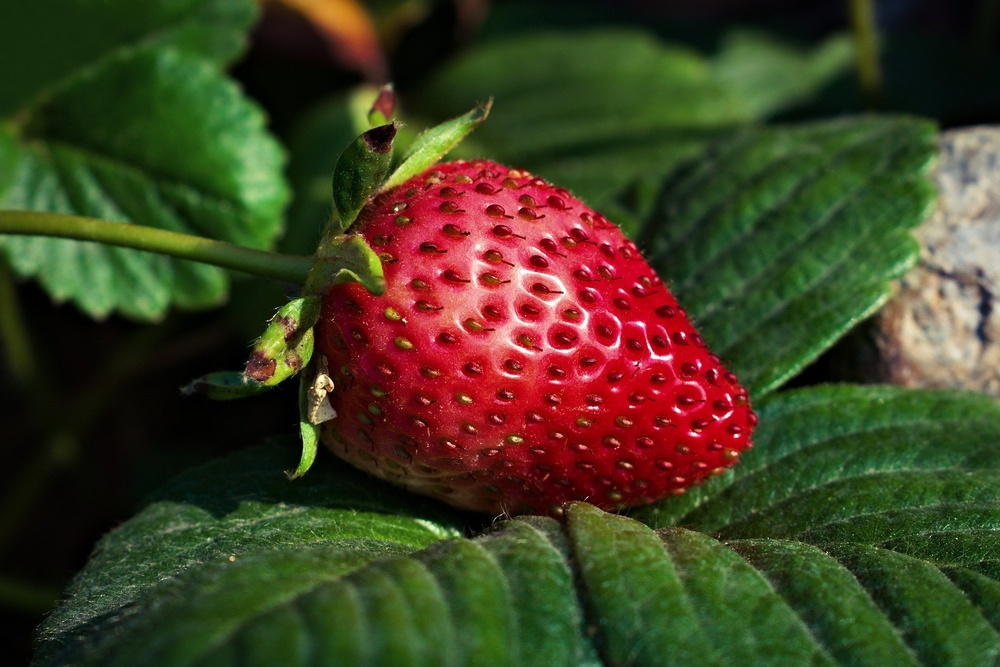
#> input picture python/image-manipulation/images/strawberry.jpg, 1000 x 667 px, shrunk from 1920 x 1281 before the run
$ python color_transform.py
#> lines starting #> are read from the running program, lines starting #| are printed output that depends on the picture
from PIL import Image

with Image.open('images/strawberry.jpg') as image:
#> image is the input picture: PIL image 1000x667 RGB; mean R, G, B 64.3, 62.2, 33.8
    image.load()

cmyk_img = image.convert('CMYK')
gray_img = image.convert('L')   # Grayscale

print(image.getbands())
#| ('R', 'G', 'B')
print(cmyk_img.getbands())
#| ('C', 'M', 'Y', 'K')
print(gray_img.getbands())
#| ('L',)

cmyk_img.show()
gray_img.show()

r, g, b = image.split()
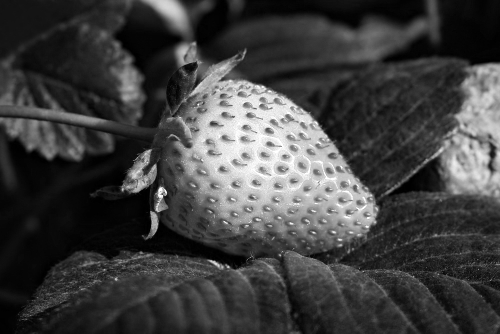
#> r: PIL image 1000x667 L (shown at 1/2 size); min 0, max 255, mean 64.3
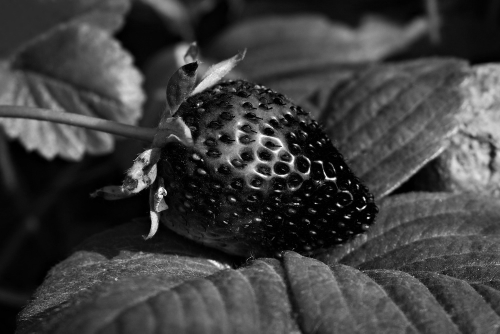
#> g: PIL image 1000x667 L (shown at 1/2 size); min 0, max 255, mean 62.2
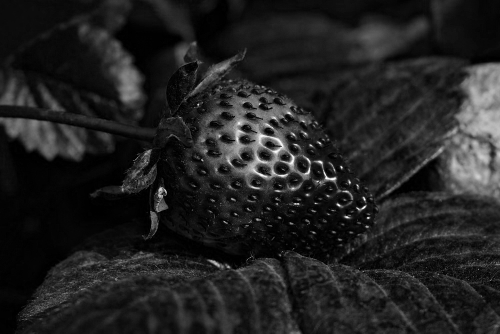
#> b: PIL image 1000x667 L (shown at 1/2 size); min 0, max 255, mean 33.8
zero_band = r.point(lambda _: 0)
#> zero_band: PIL image 1000x667 L; every value is 0
red_band = Image.merge("RGB", (r, zero_band, zero_band))
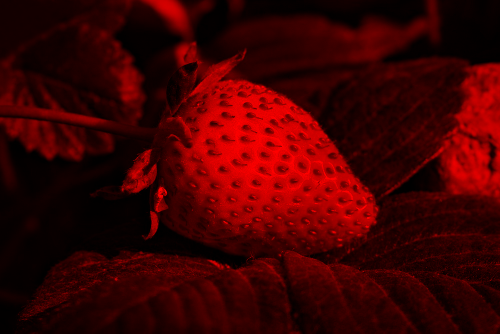
#> red_band: PIL image 1000x667 RGB (shown at 1/2 size); mean R, G, B 64.3, 0, 0
green_band = Image.merge("RGB", (zero_band, g, zero_band))
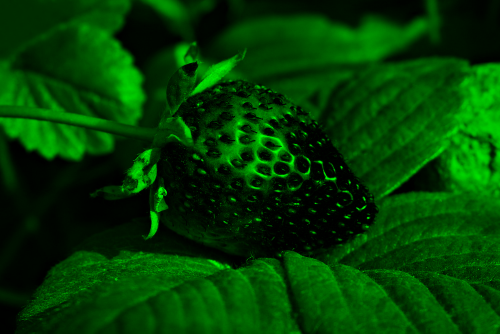
#> green_band: PIL image 1000x667 RGB (shown at 1/2 size); mean R, G, B 0, 62.2, 0
blue_band = Image.merge("RGB", (zero_band, zero_band, b))
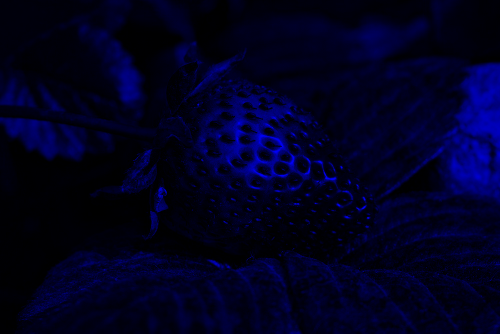
#> blue_band: PIL image 1000x667 RGB (shown at 1/2 size); mean R, G, B 0, 0, 33.8
# red_band.show()
# green_band.show()
# blue_band.show()

def tile(*images, vertical=False):
#> called with vertical = False
    width, height = images[0].width, images[0].height
    tiled_size = ((width, height * len(images)) if vertical else (width * len(images), height))
    tiled_img = Image.new(images[0].mode, tiled_size)
#> tiled_img: PIL image 3000x667 RGB; every value is 0
    row, col = 0, 0
    for img in images:
        tiled_img.paste(img, (row, col))
        if vertical:
            col += height
        else:
            row += width
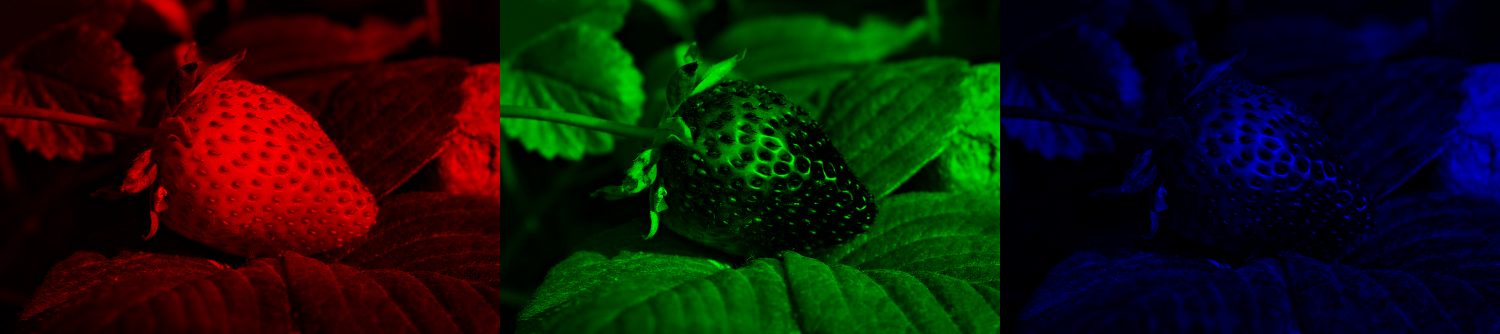
#> tiled_img: PIL image 3000x667 RGB (shown at 1/2 size); mean R, G, B 21.4, 20.7, 11.3
#> after the loop, col = 0; row = 3000

    return tiled_img

band_img = tile(red_band, green_band, blue_band)
band_img.show()

$ run again, with python/image-manipulation/images/buildings.jpg copied over python/image-manipulation/images/strawberry.jpg
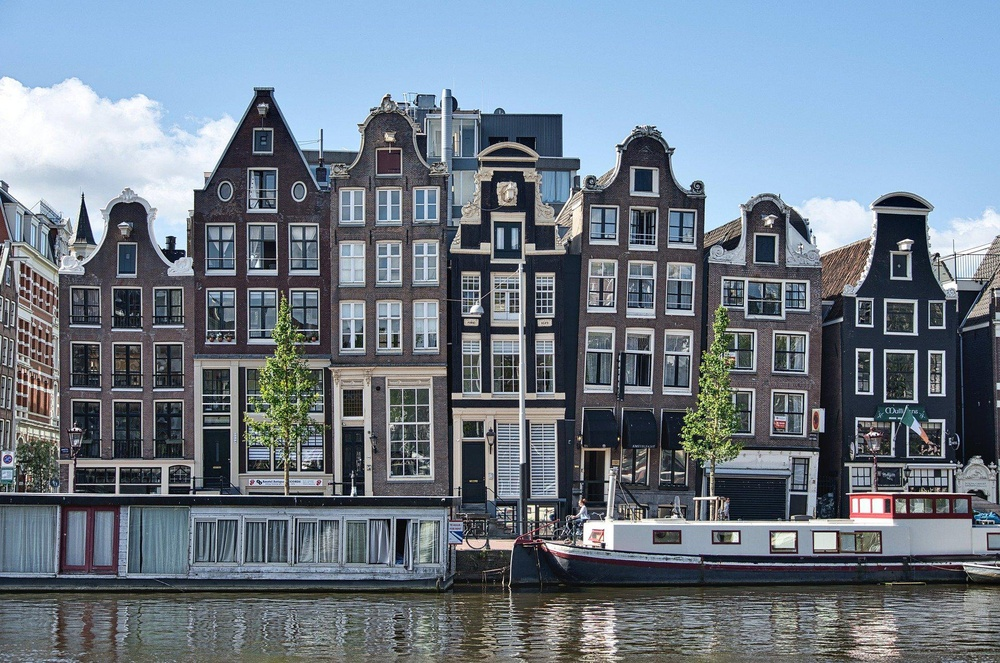
#> input picture python/image-manipulation/images/buildings.jpg, 1000 x 663 px, shrunk from 1920 x 1273 before the run
#> image is the input picture: PIL image 1000x663 RGB; mean R, G, B 111.8, 123.9, 136.8
#| ('R', 'G', 'B')
#| ('C', 'M', 'Y', 'K')
#| ('L',)
#> zero_band: PIL image 1000x663 L; every value is 0
#> `blue_band = Image.merge("RGB", (zero_band, zero_band, b))`:
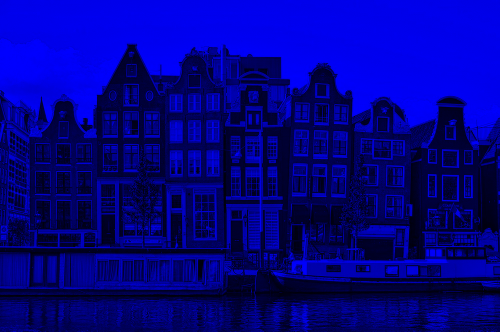
#> blue_band: PIL image 1000x663 RGB (shown at 1/2 size); mean R, G, B 0, 0, 136.8
#> after the loop in tile, `for img in images:`:
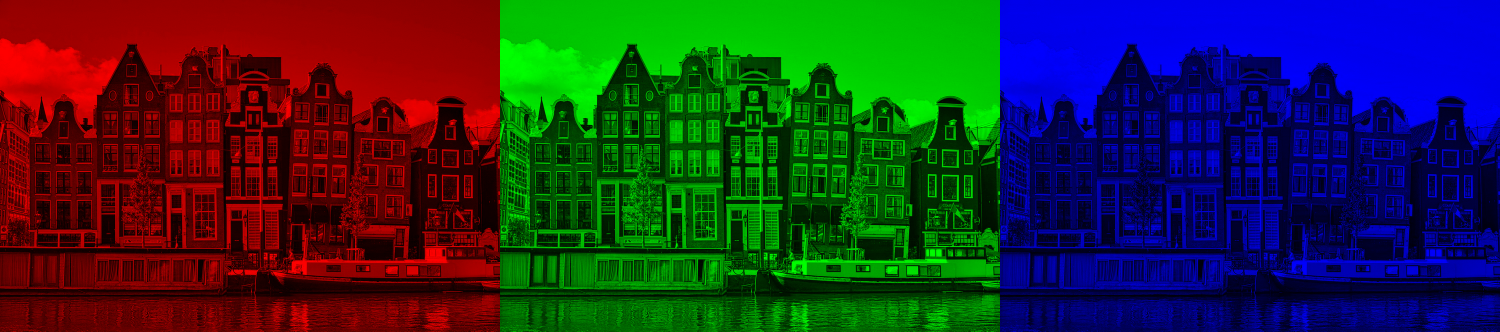
#> tiled_img: PIL image 3000x663 RGB (shown at 1/2 size); mean R, G, B 37.3, 41.3, 45.6
#> after the loop in tile, `for img in images:`: col = 0; row = 3000

$ run again, with python/image-manipulation/images/cat.jpg copied over python/image-manipulation/images/strawberry.jpg
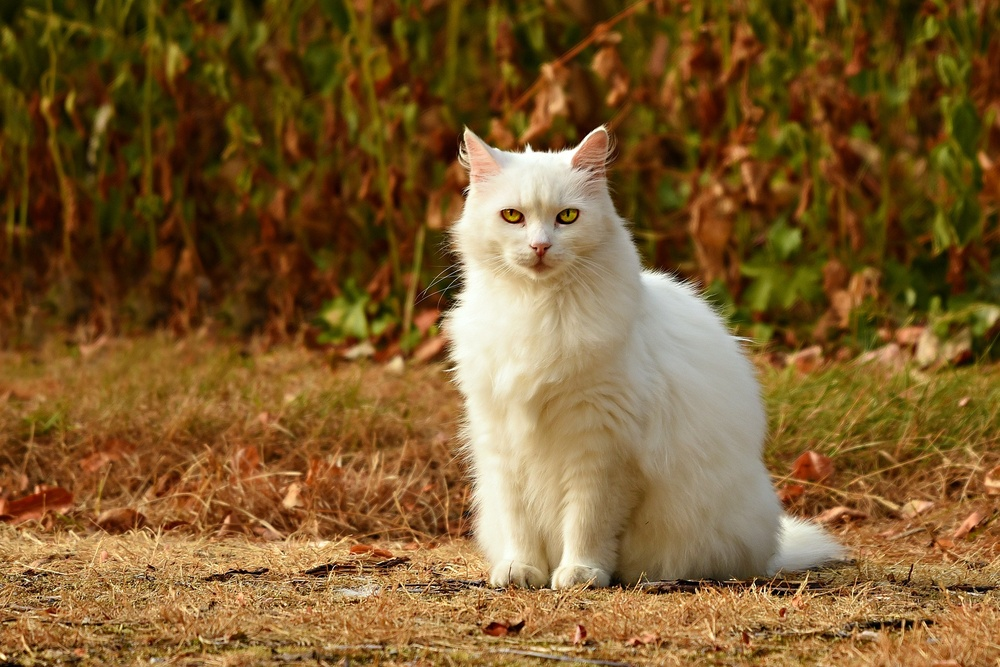
#> input picture python/image-manipulation/images/cat.jpg, 1000 x 667 px, shrunk from 1920 x 1281 before the run
#> image is the input picture: PIL image 1000x667 RGB; mean R, G, B 125.1, 92.1, 46.3
#| ('R', 'G', 'B')
#| ('C', 'M', 'Y', 'K')
#| ('L',)
#> zero_band: PIL image 1000x667 L; every value is 0
#> `blue_band = Image.merge("RGB", (zero_band, zero_band, b))`:
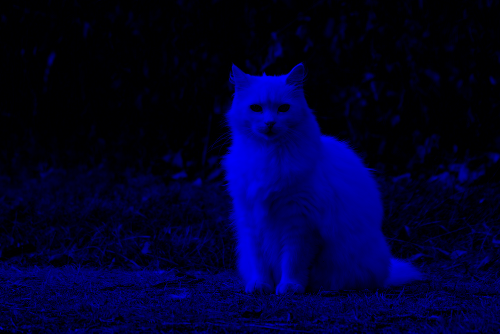
#> blue_band: PIL image 1000x667 RGB (shown at 1/2 size); mean R, G, B 0, 0, 46.3
#> after the loop in tile, `for img in images:`:
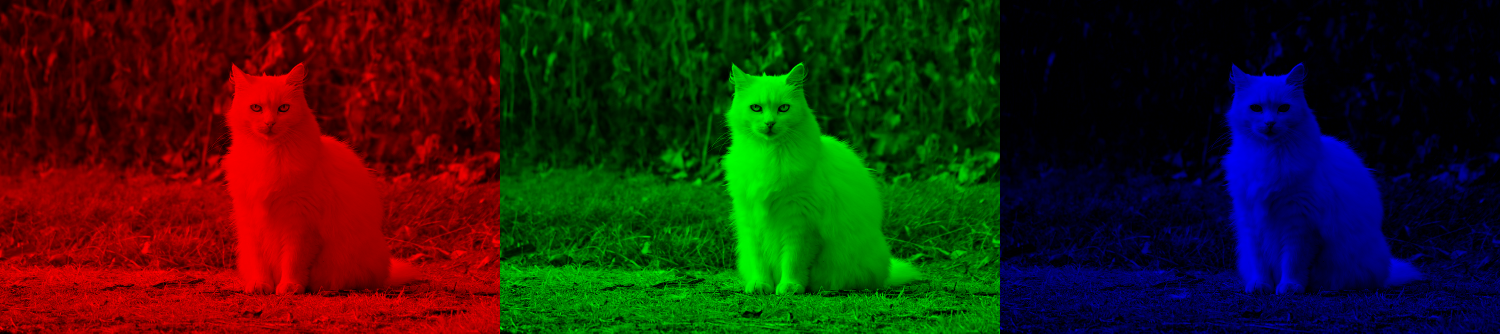
#> tiled_img: PIL image 3000x667 RGB (shown at 1/2 size); mean R, G, B 41.7, 30.7, 15.4
#> after the loop in tile, `for img in images:`: col = 0; row = 3000
